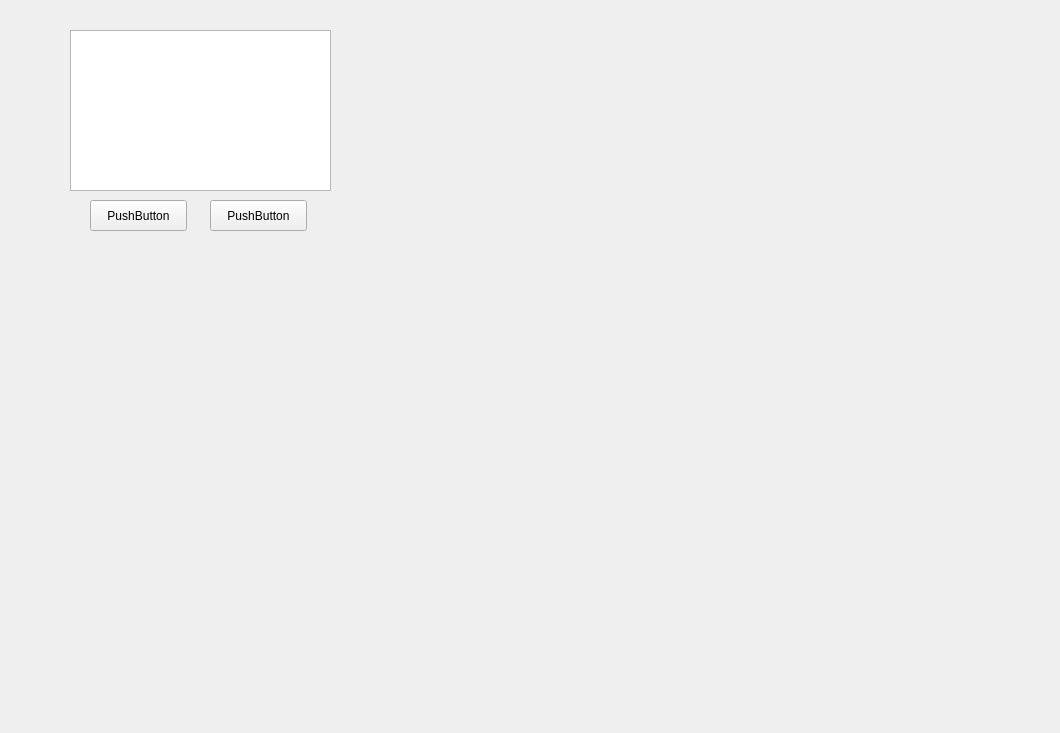
<?xml version="1.0" encoding="UTF-8"?>
<ui version="4.0">
 <class>Form</class>
 <widget class="QWidget" name="Form">
  <property name="geometry">
   <rect>
    <x>0</x>
    <y>0</y>
    <width>1060</width>
    <height>733</height>
   </rect>
  </property>
  <property name="windowTitle">
   <string>Form</string>
  </property>
  <widget class="QPushButton" name="btn1">
   <property name="geometry">
    <rect>
     <x>90</x>
     <y>200</y>
     <width>97</width>
     <height>31</height>
    </rect>
   </property>
   <property name="text">
    <string>PushButton</string>
   </property>
  </widget>
  <widget class="QPushButton" name="btn2">
   <property name="geometry">
    <rect>
     <x>210</x>
     <y>200</y>
     <width>97</width>
     <height>31</height>
    </rect>
   </property>
   <property name="text">
    <string>PushButton</string>
   </property>
  </widget>
  <widget class="QTextEdit" name="text">
   <property name="geometry">
    <rect>
     <x>70</x>
     <y>30</y>
     <width>261</width>
     <height>161</height>
    </rect>
   </property>
  </widget>
 </widget>
 <resources/>
 <connections/>
</ui>
